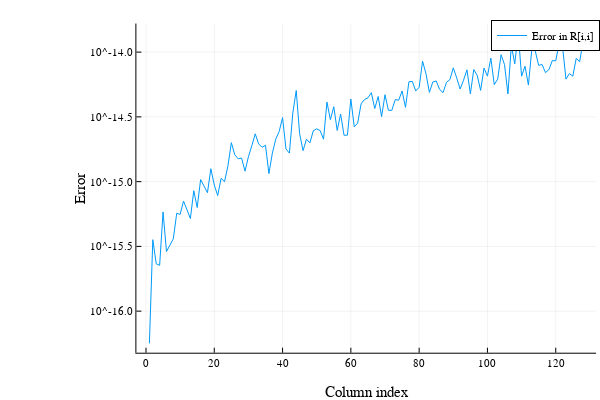

The notebook cell this image was saved under:
### Code cell
# Re-run all cells to get the plot below
using Plots.PlotMeasures
plot(e, lab="Error in R[i,i]", yscale = :log10, xlabel="Column index", ylabel="Error", left_margin = 50px)

### Figure 1 — Plotly figure (JSON) as saved in the notebook; plotly's stock layout.template omitted (floating-point values rounded to 4 significant figures)
{"data": [{"colorbar": {"title": ""}, "legendgroup": "Error in R[i,i]", "line": {"color": "rgba(0, 154, 250, 1.000)", "dash": "solid", "shape": "linear", "width": 1}, "mode": "lines", "name": "Error in R[i,i]", "showlegend": true, "type": "scatter", "x": [1, 2, 3, 4, 5, 6, 7, 8, 9, 10, 11, 12, 13, 14, 15, 16, 17, 18, 19, 20, 21, 22, 23, 24, 25, 26, 27, 28, 29, 30, 31, 32, 33, 34, 35, 36, 37, 38, 39, 40, 41, 42, 43, 44, 45, 46, 47, 48, 49, 50, 51, 52, 53, 54, 55, 56, 57, 58, 59, 60, 61, 62, 63, 64, 65, 66, 67, 68, 69, 70, 71, 72, 73, 74, 75, 76, 77, 78, 79, 80, 81, 82, 83, 84, 85, 86, 87, 88, 89, 90, 91, 92, 93, 94, 95, 96, 97, 98, 99, 100, 101, 102, 103, 104, 105, 106, 107, 108, 109, 110, 111, 112, 113, 114, 115, 116, 117, 118, 119, 120, 121, 122, 123, 124, 125, 126, 127, 128], "xaxis": "x1", "y": [5.637e-17, 3.564e-16, 2.321e-16, 2.258e-16, 5.835e-16, 2.886e-16, 3.231e-16, 3.617e-16, 5.694e-16, 5.588e-16, 7.077e-16, 6.116e-16, 5.192e-16, 8.511e-16, 6.311e-16, 1.037e-15, 9.288e-16, 8.218e-16, 1.258e-15, 9.423e-16, 7.81e-16, 1.06e-15, 9.984e-16, 1.324e-15, 1.999e-15, 1.613e-15, 1.503e-15, 1.52e-15, 1.205e-15, 1.556e-15, 1.894e-15, 2.339e-15, 1.957e-15, 1.841e-15, 1.909e-15, 1.154e-15, 1.656e-15, 2.129e-15, 2.436e-15, 3.121e-15, 1.786e-15, 1.661e-15, 3.386e-15, 5.054e-15, 2.342e-15, 1.734e-15, 2.127e-15, 1.99e-15, 2.47e-15, 2.558e-15, 2.478e-15, 2.126e-15, 4.114e-15, 3.008e-15, 3.788e-15, 2.483e-15, 3.327e-15, 2.28e-15, 2.287e-15, 4.338e-15, 2.647e-15, 2.834e-15, 3.989e-15, 4.309e-15, 4.435e-15, 4.862e-15, 3.666e-15, 4.542e-15, 3.176e-15, 4.686e-15, 3.558e-15, 3.552e-15, 4.299e-15, 4.255e-15, 5.01e-15, 3.746e-15, 5.901e-15, 5.943e-15, 5.007e-15, 5.353e-15, 8.508e-15, 6.817e-15, 4.888e-15, 5.883e-15, 5.987e-15, 5.152e-15, 4.874e-15, 5.837e-15, 6.135e-15, 7.557e-15, 6.328e-15, 5.187e-15, 6.075e-15, 7.298e-15, 4.759e-15, 7.349e-15, 6.619e-15, 5.067e-15, 7.521e-15, 6.528e-15, 8.999e-15, 5.604e-15, 6.193e-15, 9.549e-15, 8.005e-15, 4.755e-15, 1.125e-14, 8.121e-15, 1.409e-14, 6.517e-15, 7.777e-15, 5.569e-15, 1.056e-14, 1.022e-14, 7.903e-15, 8.025e-15, 6.948e-15, 7.321e-15, 8.603e-15, 8.57e-15, 1.168e-14, 1.097e-14, 6.182e-15, 6.829e-15, 6.517e-15, 8.952e-15, 8.429e-15, 1.205e-14], "yaxis": "y1", "zmax": null, "zmin": null}], "layout": {"annotations": [], "height": 400, "legend": {"bgcolor": "rgba(255, 255, 255, 1.000)", "bordercolor": "rgba(0, 0, 0, 1.000)", "borderwidth": 1, "font": {"color": "rgba(0, 0, 0, 1.000)", "family": "sans-serif", "size": 11}, "tracegroupgap": 0, "traceorder": "normal", "x": 1, "xanchor": "auto", "y": 1, "yanchor": "auto"}, "margin": {"b": 20, "l": 0, "r": 0, "t": 20}, "paper_bgcolor": "rgba(255, 255, 255, 1.000)", "plot_bgcolor": "rgba(255, 255, 255, 1.000)", "showlegend": true, "width": 600, "xaxis": {"anchor": "y1", "domain": [0.2273, 0.9934], "gridcolor": "rgba(0, 0, 0, 0.100)", "gridwidth": 0.5, "linecolor": "rgba(0, 0, 0, 1.000)", "mirror": false, "range": [-2.81, 131.8], "showgrid": true, "showline": true, "showticklabels": true, "tickangle": 0, "tickcolor": "rgb(0, 0, 0)", "tickfont": {"color": "rgba(0, 0, 0, 1.000)", "family": "sans-serif", "size": 11}, "tickmode": "array", "ticks": "inside", "ticktext": ["0", "20", "40", "60", "80", "100", "120"], "tickvals": [0, 20, 40, 60, 80, 100, 120], "title": "Column index", "titlefont": {"color": "rgba(0, 0, 0, 1.000)", "family": "sans-serif", "size": 15}, "type": "-", "visible": true, "zeroline": false, "zerolinecolor": "rgba(0, 0, 0, 1.000)"}, "yaxis": {"anchor": "x1", "domain": [0.07581, 0.9902], "gridcolor": "rgba(0, 0, 0, 0.100)", "gridwidth": 0.5, "linecolor": "rgba(0, 0, 0, 1.000)", "mirror": false, "range": [-16.32, -13.78], "showgrid": true, "showline": true, "showticklabels": true, "tickangle": 0, "tickcolor": "rgb(0, 0, 0)", "tickfont": {"color": "rgba(0, 0, 0, 1.000)", "family": "sans-serif", "size": 11}, "tickmode": "array", "ticks": "inside", "ticktext": ["10^-16.0", "10^-15.5", "10^-15.0", "10^-14.5", "10^-14.0"], "tickvals": [1e-16, 3.162e-16, 1e-15, 3.162e-15, 1e-14], "title": "Error", "titlefont": {"color": "rgba(0, 0, 0, 1.000)", "family": "sans-serif", "size": 15}, "type": "log", "visible": true, "zeroline": false, "zerolinecolor": "rgba(0, 0, 0, 1.000)"}}}
